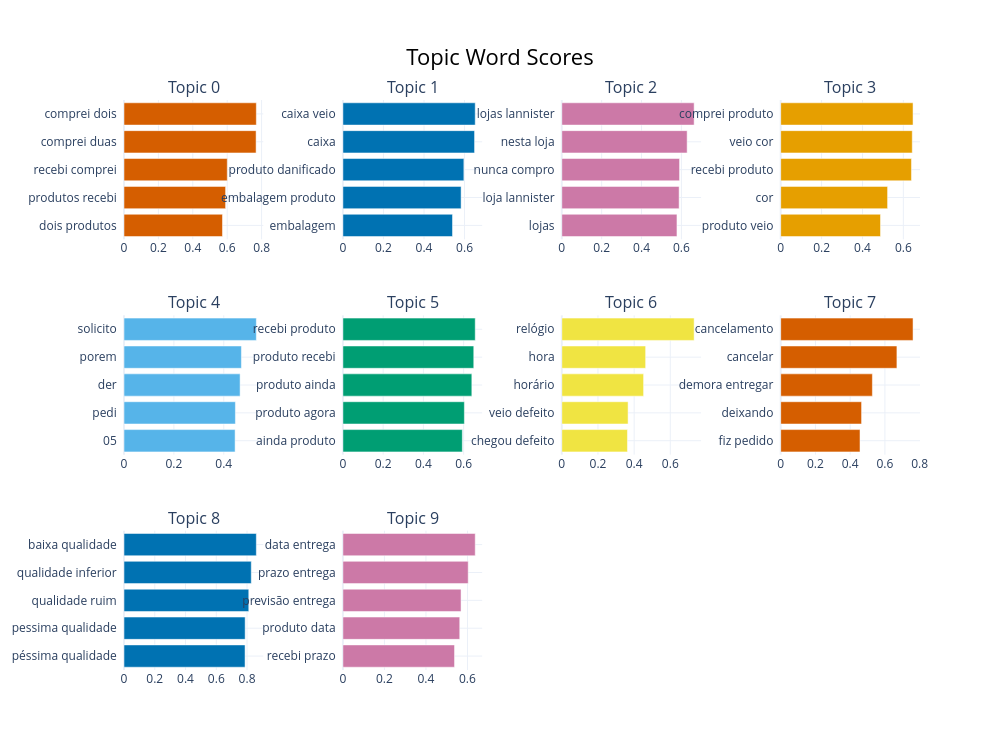

The code cell stored with this chart in its notebook:
### Code cell
# Show bar chart of top topics directly
topic_model.visualize_barchart(top_n_topics=10)

### Figure 1 — Plotly figure (JSON) as saved in the notebook; plotly's stock layout.template omitted (floating-point values rounded to 4 significant figures)
{"data": [{"marker": {"color": "#D55E00"}, "orientation": "h", "type": "bar", "x": [0.5726, 0.5908, 0.6006, 0.7681, 0.7695], "xaxis": "x", "y": ["dois produtos  ", "produtos recebi  ", "recebi comprei  ", "comprei duas  ", "comprei dois  "], "yaxis": "y"}, {"marker": {"color": "#0072B2"}, "orientation": "h", "type": "bar", "x": [0.5406, 0.583, 0.5967, 0.6494, 0.6527], "xaxis": "x2", "y": ["embalagem  ", "embalagem produto  ", "produto danificado  ", "caixa  ", "caixa veio  "], "yaxis": "y2"}, {"marker": {"color": "#CC79A7"}, "orientation": "h", "type": "bar", "x": [0.5778, 0.5885, 0.5907, 0.6288, 0.6639], "xaxis": "x3", "y": ["lojas  ", "loja lannister  ", "nunca compro  ", "nesta loja  ", "lojas lannister  "], "yaxis": "y3"}, {"marker": {"color": "#E69F00"}, "orientation": "h", "type": "bar", "x": [0.4882, 0.5229, 0.6396, 0.6436, 0.6474], "xaxis": "x4", "y": ["produto veio  ", "cor  ", "recebi produto  ", "veio cor  ", "comprei produto  "], "yaxis": "y4"}, {"marker": {"color": "#56B4E9"}, "orientation": "h", "type": "bar", "x": [0.4454, 0.4466, 0.4655, 0.4708, 0.5306], "xaxis": "x5", "y": ["05  ", "pedi  ", "der  ", "porem  ", "solicito  "], "yaxis": "y5"}, {"marker": {"color": "#009E73"}, "orientation": "h", "type": "bar", "x": [0.5935, 0.6036, 0.6407, 0.6503, 0.6576], "xaxis": "x6", "y": ["ainda produto  ", "produto agora  ", "produto ainda  ", "produto recebi  ", "recebi produto  "], "yaxis": "y6"}, {"marker": {"color": "#F0E442"}, "orientation": "h", "type": "bar", "x": [0.3631, 0.3665, 0.4523, 0.4636, 0.7318], "xaxis": "x7", "y": ["chegou defeito  ", "veio defeito  ", "horário  ", "hora  ", "relógio  "], "yaxis": "y7"}, {"marker": {"color": "#D55E00"}, "orientation": "h", "type": "bar", "x": [0.4566, 0.4656, 0.5278, 0.6691, 0.7619], "xaxis": "x8", "y": ["fiz pedido  ", "deixando  ", "demora entregar  ", "cancelar  ", "cancelamento  "], "yaxis": "y8"}, {"marker": {"color": "#0072B2"}, "orientation": "h", "type": "bar", "x": [0.7872, 0.7877, 0.8113, 0.8275, 0.8605], "xaxis": "x9", "y": ["péssima qualidade  ", "pessima qualidade  ", "qualidade ruim  ", "qualidade inferior  ", "baixa qualidade  "], "yaxis": "y9"}, {"marker": {"color": "#CC79A7"}, "orientation": "h", "type": "bar", "x": [0.5377, 0.5628, 0.5691, 0.6036, 0.6375], "xaxis": "x10", "y": ["recebi prazo  ", "produto data  ", "previsão entrega  ", "prazo entrega  ", "data entrega  "], "yaxis": "y10"}], "layout": {"annotations": [{"font": {"size": 16}, "showarrow": false, "text": "Topic 0", "x": 0.0875, "xanchor": "center", "xref": "paper", "y": 1, "yanchor": "bottom", "yref": "paper"}, {"font": {"size": 16}, "showarrow": false, "text": "Topic 1", "x": 0.3625, "xanchor": "center", "xref": "paper", "y": 1, "yanchor": "bottom", "yref": "paper"}, {"font": {"size": 16}, "showarrow": false, "text": "Topic 2", "x": 0.6375, "xanchor": "center", "xref": "paper", "y": 1, "yanchor": "bottom", "yref": "paper"}, {"font": {"size": 16}, "showarrow": false, "text": "Topic 3", "x": 0.9125, "xanchor": "center", "xref": "paper", "y": 1, "yanchor": "bottom", "yref": "paper"}, {"font": {"size": 16}, "showarrow": false, "text": "Topic 4", "x": 0.0875, "xanchor": "center", "xref": "paper", "y": 0.6222, "yanchor": "bottom", "yref": "paper"}, {"font": {"size": 16}, "showarrow": false, "text": "Topic 5", "x": 0.3625, "xanchor": "center", "xref": "paper", "y": 0.6222, "yanchor": "bottom", "yref": "paper"}, {"font": {"size": 16}, "showarrow": false, "text": "Topic 6", "x": 0.6375, "xanchor": "center", "xref": "paper", "y": 0.6222, "yanchor": "bottom", "yref": "paper"}, {"font": {"size": 16}, "showarrow": false, "text": "Topic 7", "x": 0.9125, "xanchor": "center", "xref": "paper", "y": 0.6222, "yanchor": "bottom", "yref": "paper"}, {"font": {"size": 16}, "showarrow": false, "text": "Topic 8", "x": 0.0875, "xanchor": "center", "xref": "paper", "y": 0.2444, "yanchor": "bottom", "yref": "paper"}, {"font": {"size": 16}, "showarrow": false, "text": "Topic 9", "x": 0.3625, "xanchor": "center", "xref": "paper", "y": 0.2444, "yanchor": "bottom", "yref": "paper"}], "height": 750, "hoverlabel": {"bgcolor": "white", "font": {"family": "Rockwell", "size": 16}}, "showlegend": false, "title": {"font": {"color": "Black", "size": 22}, "text": "Topic Word Scores", "x": 0.5, "xanchor": "center", "yanchor": "top"}, "width": 1000, "xaxis": {"anchor": "y", "autorange": true, "domain": [0, 0.175], "range": [0, 0.81], "showgrid": true, "type": "linear"}, "xaxis10": {"anchor": "y10", "autorange": true, "domain": [0.275, 0.45], "range": [0, 0.671], "showgrid": true, "type": "linear"}, "xaxis11": {"anchor": "y11", "domain": [0.55, 0.725], "showgrid": true}, "xaxis12": {"anchor": "y12", "domain": [0.825, 1], "showgrid": true}, "xaxis2": {"anchor": "y2", "autorange": true, "domain": [0.275, 0.45], "range": [0, 0.6871], "showgrid": true, "type": "linear"}, "xaxis3": {"anchor": "y3", "autorange": true, "domain": [0.55, 0.725], "range": [0, 0.6988], "showgrid": true, "type": "linear"}, "xaxis4": {"anchor": "y4", "autorange": true, "domain": [0.825, 1], "range": [0, 0.6815], "showgrid": true, "type": "linear"}, "xaxis5": {"anchor": "y5", "autorange": true, "domain": [0, 0.175], "range": [0, 0.5585], "showgrid": true, "type": "linear"}, "xaxis6": {"anchor": "y6", "autorange": true, "domain": [0.275, 0.45], "range": [0, 0.6922], "showgrid": true, "type": "linear"}, "xaxis7": {"anchor": "y7", "autorange": true, "domain": [0.55, 0.725], "range": [0, 0.7703], "showgrid": true, "type": "linear"}, "xaxis8": {"anchor": "y8", "autorange": true, "domain": [0.825, 1], "range": [0, 0.802], "showgrid": true, "type": "linear"}, "xaxis9": {"anchor": "y9", "autorange": true, "domain": [0, 0.175], "range": [0, 0.9058], "showgrid": true, "type": "linear"}, "yaxis": {"anchor": "x", "autorange": true, "domain": [0.7556, 1], "range": [-0.5, 4.5], "showgrid": true, "type": "category"}, "yaxis10": {"anchor": "x10", "autorange": true, "domain": [0, 0.2444], "range": [-0.5, 4.5], "showgrid": true, "type": "category"}, "yaxis11": {"anchor": "x11", "domain": [0, 0.2444], "showgrid": true}, "yaxis12": {"anchor": "x12", "domain": [0, 0.2444], "showgrid": true}, "yaxis2": {"anchor": "x2", "autorange": true, "domain": [0.7556, 1], "range": [-0.5, 4.5], "showgrid": true, "type": "category"}, "yaxis3": {"anchor": "x3", "autorange": true, "domain": [0.7556, 1], "range": [-0.5, 4.5], "showgrid": true, "type": "category"}, "yaxis4": {"anchor": "x4", "autorange": true, "domain": [0.7556, 1], "range": [-0.5, 4.5], "showgrid": true, "type": "category"}, "yaxis5": {"anchor": "x5", "autorange": true, "domain": [0.3778, 0.6222], "range": [-0.5, 4.5], "showgrid": true, "type": "category"}, "yaxis6": {"anchor": "x6", "autorange": true, "domain": [0.3778, 0.6222], "range": [-0.5, 4.5], "showgrid": true, "type": "category"}, "yaxis7": {"anchor": "x7", "autorange": true, "domain": [0.3778, 0.6222], "range": [-0.5, 4.5], "showgrid": true, "type": "category"}, "yaxis8": {"anchor": "x8", "autorange": true, "domain": [0.3778, 0.6222], "range": [-0.5, 4.5], "showgrid": true, "type": "category"}, "yaxis9": {"anchor": "x9", "autorange": true, "domain": [0, 0.2444], "range": [-0.5, 4.5], "showgrid": true, "type": "category"}}}
